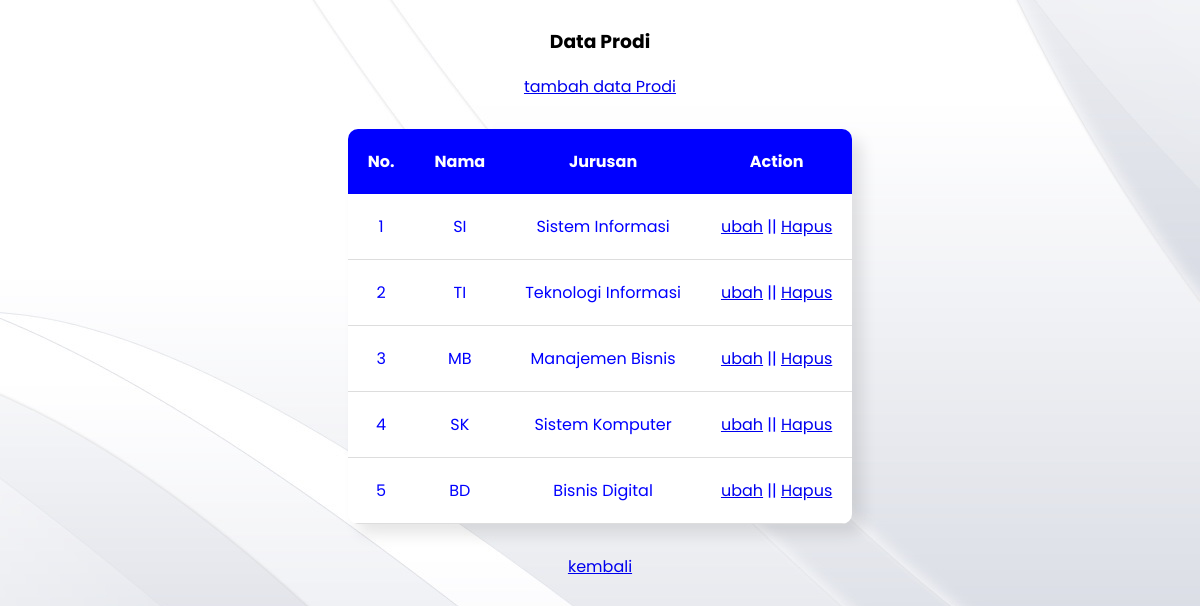
Screenshot of /admin/programs/index.php (signed in) with the database file from the repository.
### tables this page shows
CREATE TABLE `programs` (
  `id` int NOT NULL AUTO_INCREMENT,
  `name` varchar(100) NOT NULL,
  `faculty` varchar(100) NOT NULL,
  `created_at` timestamp NULL DEFAULT CURRENT_TIMESTAMP,
  `updated_at` timestamp NULL DEFAULT CURRENT_TIMESTAMP ON UPDATE CURRENT_TIMESTAMP,
  PRIMARY KEY (`id`)
);

### functions.php (called while the page is built, shortened)
<?php
 $conn = mysqli_connect("localhost","root","","spp_2");
 function query($query){
    global $conn;
    $result = mysqli_query($conn,$query);
    $rows = [];
    while ($row = mysqli_fetch_assoc($result)){
        $rows[] = $row;
    }
    return $rows;
 }
?>

### admin/programs/index.php (the view, shortened to what this page needs)
<?php
    require '../../functions.php';
    $prodi = query("SELECT * FROM programs");
?>
<!DOCTYPE html>
<html lang="en">
<head>
    <link rel="stylesheet" href="../../Assets/CSS/tablestyle.css">
</head>
<body>
    <center>
    <h3>Data Prodi</h3>
    <a href="tambahProdi.php">tambah data Prodi</a>
    <div class="table-container">
    <table cellpadding="20">
        <thead>
        <tr>
            <th>No.</th>
            <th>Nama</th>
            <th>Jurusan</th>
            <th>Action</th>
        </tr>
        </thead>
        <?php $i = 1; ?>
        <?php foreach( $prodi as $row):?>
            <tr>
                <td><?= $i; ?></td>
                <td><?= $row["name"]; ?></td>
                <td><?= $row["faculty"]; ?></td>
                <td><a href="ubahProdi.php?id=<?= $row["id"]; ?>">ubah</a> || <a href="hapusProdi.php?id=<?= $row["id"]; ?>" onclick="return confirm('Apakah kamu yakin ingin menghapus data ini?')"> Hapus</a></td>
            </tr>
        <?php $i++; ?>
        <?php endforeach; ?>
    </table>
    </div>
    <a href="../index.php">kembali</a>
    </center>
</body>
</html>

### Assets/CSS/tablestyle.css (style rules this page uses)
* { box-sizing: border-box; font-family: "Poppins"; }
body { display: flex; align-items: center; justify-content: center; background-image: url("../IMG/White-Abstract-Computer-Wallpaper.jpg"); }
.table-container { margin-top: 30px; margin-bottom: 30px; background-color: white; border-radius: 10px; overflow: hidden; box-shadow: 10px 10px 15px rgba(0,0,0,0.1); }
table { border-collapse: collapse; }
tbody tr { border-bottom: 1px solid #ddd; }
thead { background: blue; color: white; }

### rows the page displays
programs: name "SI", faculty "Sistem Informasi"
programs: name "TI", faculty "Teknologi Informasi"
programs: name "MB", faculty "Manajemen Bisnis"
programs: name "SK", faculty "Sistem Komputer"
programs: name "BD", faculty "Bisnis Digital"
